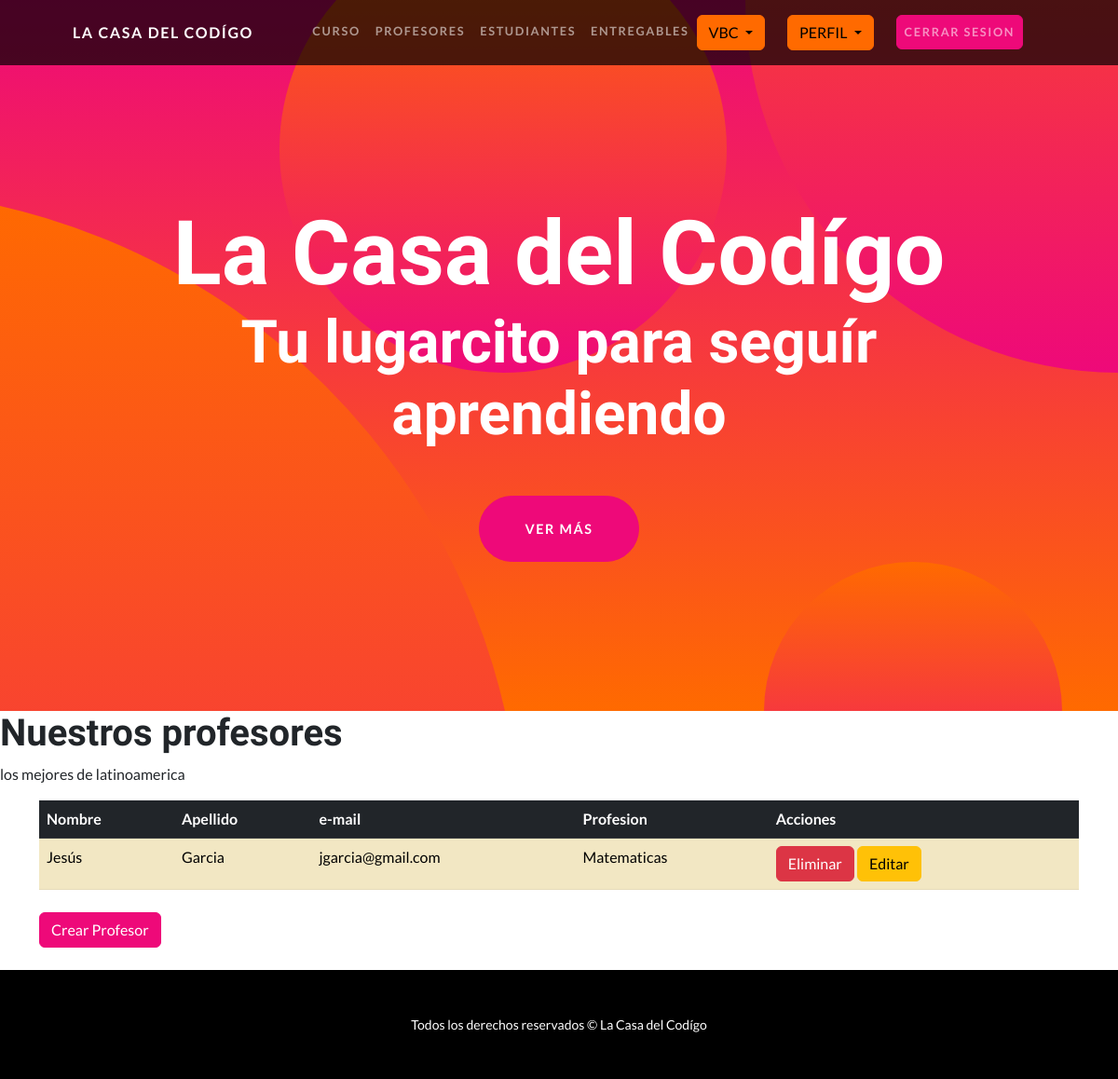
Screenshot of /profesores/ (signed in) with the database file from the repository.
### AppCoder/models.py (models this page shows)
class Profesor(models.Model):
    nombre = models.CharField(max_length=30)  # Campo string de 30 caracteres
    apellido = models.CharField(max_length=30)  # Campo string de 30 caracteres
    email = models.EmailField()  # Campo de email
    profesion = models.CharField(max_length=50)  # Campo string de 50 caracteres
    def __str__(self):
        return f"Profesor: {self.apellido}, {self.nombre} | Curso: {self.profesion}"

### AppCoder/views.py (the view)
# urls.py: path('profesores/', views.profesor, name= 'profesores'),
@login_required
def profesor(request):
    profesor = Profesor.objects.all() #Esto se obtienen los atributos completos de la clase
    print(profesor)
    return render(request, 'AppCoder/profesores.html', {'profesor':profesor}) #Es el renderizado para las templates de la seccion profesores

### AppCoder/templates/AppCoder/profesores.html (shortened to what this page needs)
{% extends "AppCoder/base.html" %}
{% block content %}
<section id="scroll">
    <h1>Nuestros profesores</h1>
    <p>los mejores de latinoamerica</p>
    <div class="container">
        <table class="table table-striped">
          <thead>
            <tr class="table-dark">
              <th scope="col">Nombre</th>
              <th scope="col">Apellido</th>
              <th scope="col">e-mail</th>
              <th scope="col">Profesion</th>
              <th scope="col">Acciones</th>
            </tr>
          </thead>
          <tbody>
            {% for profesor in profesor%}
            <tr class="table-warning">
              <td>{{ profesor.nombre }}</td>
              <td>{{ profesor.apellido}}</td>
              <td>{{ profesor.email}}</td>
              <td>{{ profesor.profesion}}</td>
              <td>
                <a class="btn btn-danger" href="{% url 'profesor-eliminar' profesor.id %}">Eliminar</a>
                <a class="btn btn-warning" href="{% url 'profesor-editar' profesor.id %}">Editar</a>
              </td>
            </tr>
            {%endfor%}
          </tbody>
        </table>
      </div>
      <div class="container my-4">
        <a class="btn btn-primary" href="{% url 'profesores-formulario' %}">Crear Profesor</a>
      </div>
{% endblock  %}

### rows the page displays
Profesor: nombre "Jesús", apellido "Garcia", email "jgarcia@gmail.com", profesion "Matematicas"
